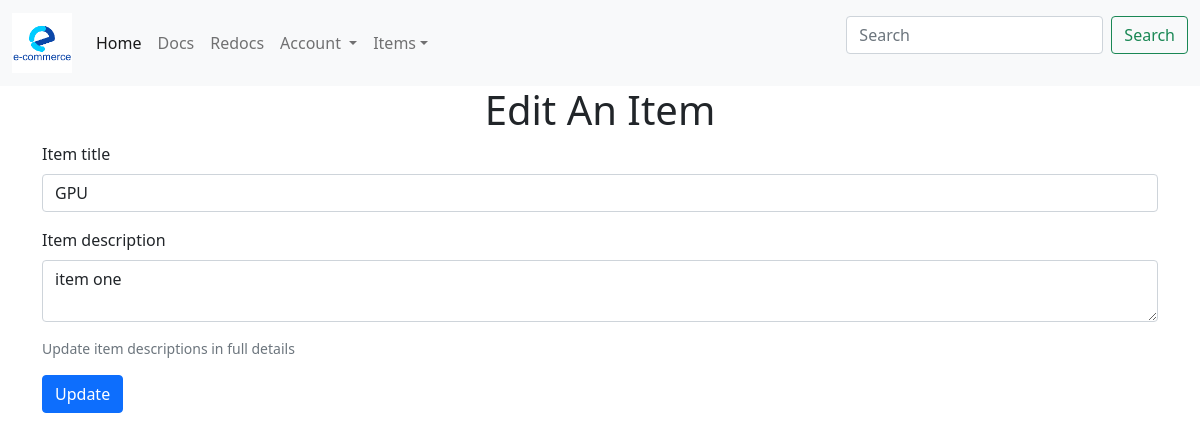
The app's page /update-an-item/1, older data.
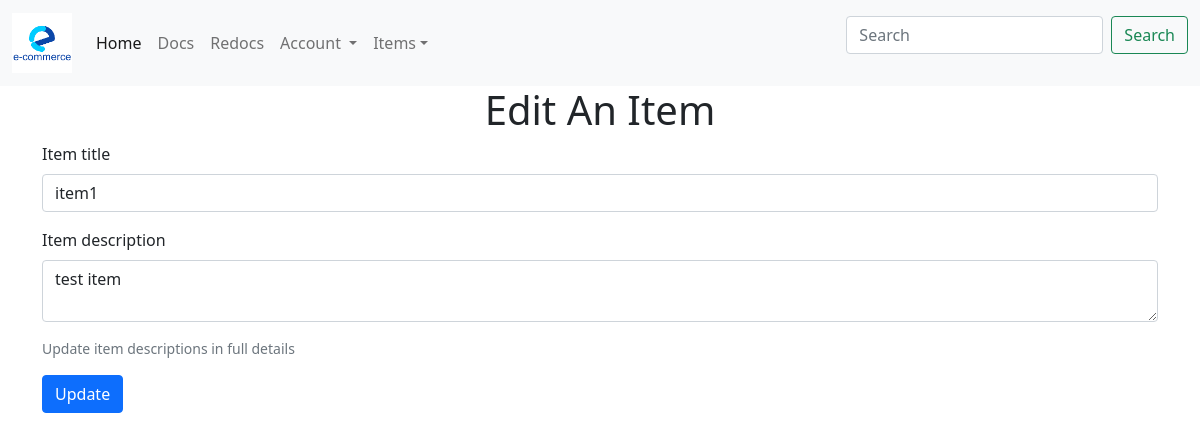
The same page, newer data.
### models.py (models this page shows)
class Items(Base):
    __tablename__ = "items"
    id = Column(Integer, primary_key=True, index=True)
    title = Column(String, nullable=False, unique=True)
    description = Column(String)
    date_posted = Column(Date)
    owner_id = Column(Integer, ForeignKey("users.id"))
    owner = relationship("User", back_populates="items")

### webapps/routers/item.py (the view)
@router.get("/update-an-item/{id}")
def update_item(id:int, request:Request, db:Session=Depends(get_db)):
    item = db.query(Items).filter(Items.id==id).first()
    return templates.TemplateResponse("update_item.html", {"request": request, "item": item})

### templates/update_item.html (shortened to what this page needs)
{% extends "base.html" %}
{% block content %}
  <div class="container">
    <h1 class="text-center">Edit An Item</h1>
    <form method="POST">
      <div class="mb-3">
        <label for="item-title" class="form-label">Item title</label>
        <input type="text" class="form-control" name="title" id="title" value="{{ item.title }}" required placeholder="Enter item title">
      </div>
        <div class="mb-3">
          <label for="item description" class="form-label">Item description</label>
          <textarea class="form-control" name="description" id="description" placeholder="Enter description">{{ item.description }}</textarea>
        </div>
          <div class="form-text">Update item descriptions in full details</div>
    </form>
    <button type="submit" class="btn btn-primary" onclick="update_item({{item.id}})">Update</button>
  </div>
{% endblock %}

Row changes from the older to the newer data that the page shows:
changed Items: title "GPU" → "item1"; description "item one" → "test item"
